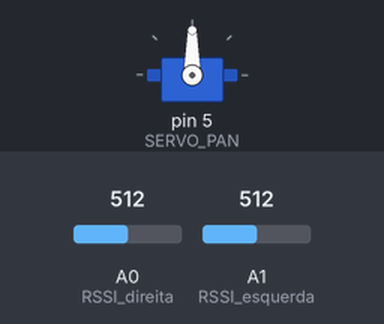
This sketch was run on a simulated Arduino Nano, built with avr-gcc and run on an emulated ATmega328P. On the bench: servo. Inputs (shaded band) come from the test bench; at power-on: A0 (RSSI_direita) = 512, A1 (RSSI_esquerda) = 512. What the sketch prints to the serial monitor is not drawn.

Above: at 9.6 s.
9.7 s: A0 (RSSI_direita) set to 528
At 11.6 s:
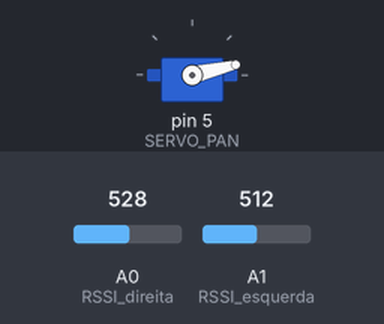
12.7 s: A1 (RSSI_esquerda) set to 534
At 14.9 s:
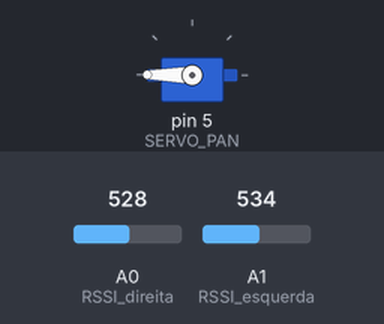
15.7 s: A0 (RSSI_direita) set to 716
At 15.89 s:
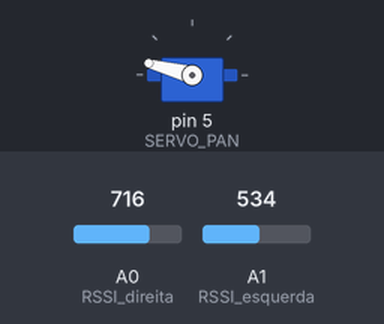
18.7 s: A1 (RSSI_esquerda) set to 716
21.7 s: A0 (RSSI_direita) set to 900
At 22.7 s:
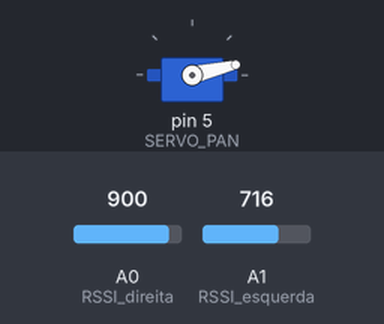
Timing chart, 0 to 24.7 s (numbered marks = the images above; inputs shaded):
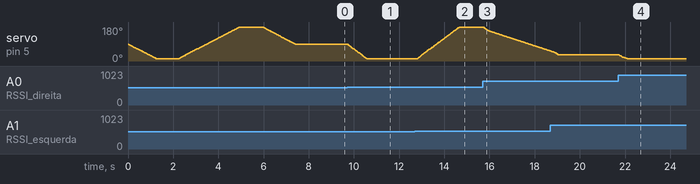

The sketch:

Antenna_tracker.ino
```cpp
#include <Arduino.h>


/**
 * Projeto desenvolvido por Samuel Rettore e Hugo Almeida
 * Baseado no projeto https://youtu.be/aACTKziuDVE
 * Antenna Tracker baseada em Arduino e RSSI
 */
#include "Controle.h"
#include "ObjData.h"

Controle ctrl;

void setup() {
  ctrl.IinicializaModulo();
}

/**
 * Loop principal
 */
void loop() {
  ctrl.verificaEntrada();
}
```

Controle.cpp
```cpp
#include "Arduino.h"
#include "Controle.h"
#include "Config.h"
#include "ObjData.h"
#include "ObjMedia.h"
#include <VarSpeedServo.h>

VarSpeedServo servoP;
//VarSpeedServo servoT;

ObjData rssi_array_dados[INICIO];

/**
 * Metodo inicialização do modulo
 */
void Controle::IinicializaModulo(){
  Serial.begin(115200);
  Serial.println("Iniciou Setup");
  servoP.attach(SERVO_PAN);
  //servoT.attach(SERVO_TILT);

  calibraInicio();

  //Zera arrays
  /*for (int i = 0; i < INICIO; i++) {
    rssi_esquerda_array[i] = 0;
    rssi_direita_array[i] = 0;
  }*/
  Serial.println("Fim Setup");
}

/*int Controle::getAngulo(){
  return angulo;
}

int Controle::getEsquerda(){
  return esquerda;
}

int Controle::getDireita(){
  return direita;
}*/

/*
 * Calibração inicial.
 */
 void Controle::calibraInicio(){
  //Move Servo para posição Minima
  Serial.print("1 - Angulo para = ");
  Serial.println(SERVO_MIN);
  mudaAngulo(SERVO_MIN,40, true);
  lePortaCalibra();
  delay(1000);

  //Move Servo para posição Maxima
  Serial.print("2 - Angulo para = ");
  Serial.println(SERVO_MAX);
  mudaAngulo(SERVO_MAX,40,true);
  lePortaCalibra();
  delay(1000);

  Serial.print("3 - Angulo para = ");
  Serial.println("90");
  //Move Servo para Centro.
  mudaAngulo(90,40, true);
  lePortaCalibra();
  delay(1000);
 }

/**
 * Metodo que efetua leitura de dados e calibração do RSSI.
 */
ObjData Controle::lePortaCalibra(){
  //esquerda = random(85, 244);
  //esquerda=0;
  //direita = random(85, 244);
  //direita=0;

  //Le dados da porta
  esquerda = analogRead(RSSI_esquerda);
  direita = analogRead(RSSI_direita);

  //Desloca Array de Objetos
  avancaArrayObj(rssi_array_dados, INICIO);

  //Cria Objeto
  ObjData obj;

  //Preenche objetos
  obj.setEsquerda(esquerda);
  obj.setDireita(direita);
  //Calcula Percentuais.
  obj.setPercentEsquerda(map(esquerda, RSSI_MIN_e, RSSI_MAX_e, 0, 100));
  obj.setPercentDireita(map(direita, RSSI_MIN_d, RSSI_MAX_d, 0, 100));

  //Atribui Objeto ao array
  rssi_array_dados[ULTIMO] = obj;

  //Pode calibrar pelo array
  calibraRSSI(obj);
  return obj;
}

/**
 * Metodo que verifica entrada e controla rotação esquerda ou direita,
 * conforme leitura de RSSI
 * #featura: também deve calcular velocidade de deslocamento.
 */
void Controle::verificaEntrada(){

  //Le dados da porta
  ObjData obj_lido = lePortaCalibra();

  ObjMedia objmed = media(rssi_array_dados, INICIO);
  uint16_t mediaEsquerda = max(objmed.getEsquerdaMedia(), RSSI_MIN_e);
  uint16_t mediaDireita = max(objmed.getDireitaMedia(), RSSI_MIN_d);

  //Experimental
  float ang = 0;
  //Verifica se diferença da media maior que DEADBAND
  if(abs(mediaEsquerda - mediaDireita) > DEADBAND){
    if(mediaEsquerda > mediaDireita){
      //OldCode
      //angulo = (angulo+1)*SERVO_DIRECTION;

      float x = float(mediaEsquerda - mediaDireita) / 10;
      x = (1+ exp(-SIGMOID_SLOPE * x + SIGMOID_OFFSET));
      ang = x * SERVO_DIRECTION;


    }else if(mediaDireita > mediaEsquerda){
      //OldCode
      //angulo = (angulo-1)*SERVO_DIRECTION;

      float x = float(mediaDireita - mediaEsquerda) / 10;
      x = (1+ exp(-SIGMOID_SLOPE * x + SIGMOID_OFFSET));
      ang = x * SERVO_DIRECTION * -1;
    }
  }

  Serial.print("RSSI esquerda=");
  Serial.print(obj_lido.getEsquerda());
  Serial.print("/");
  Serial.print(obj_lido.getPercentEsquerda());
  Serial.print("%-->");
  Serial.print(mediaEsquerda);
  Serial.print(",direita=");
  Serial.print(obj_lido.getDireita());
  Serial.print("/");
  Serial.print(obj_lido.getPercentDireita());
  Serial.print("%-->");
  Serial.print(mediaDireita);
  Serial.print(", angulo calc = ");
  Serial.print(angulo);
  Serial.print(", RSSI_MIN_e = ");
  Serial.print(RSSI_MIN_e);
  Serial.print(" / ");
  Serial.print(RSSI_MAX_e);
  Serial.print(", RSSI_MIN_d = ");
  Serial.print(RSSI_MIN_d);
  Serial.print(", / ");
  Serial.println(RSSI_MAX_d);
  mudaAngulo(ang,0, false);
}

/**
 * Metodo que avança posição no array
 */
void Controle::avancaArrayObj(ObjData *objetos, uint8_t n) {
  for (uint8_t i = 0; i < n - 1; i++) {
    objetos[i] = objetos[i + 1];
  }
}


/**
 * Metodo que muda o angulo do motor, conforme processamento.
 */
void Controle::mudaAngulo(int ang, int velocidade, boolean calibrate){
  //Segurança Servo
  if(calibrate == false){
    angulo += ang;
  }else{
      angulo = ang;
  }
  angulo = constrain(angulo,SERVO_MIN,SERVO_MAX);
  if(velocidade <= 0){
    velocidade = SERVO_SPEED;
  }
  //Velocidade Fixa
  servoP.write(angulo, velocidade, true);
  //delay(20);
}


/**
 * Metodo de calibração de RSSI
 * #Experimental
 */
 void Controle::calibraRSSI(ObjData obj){
    //Verifica Direita.
    if(obj.getDireita() <= RSSI_MIN_d || RSSI_MIN_d == 0){
        RSSI_MIN_d = obj.getDireita();
    }
    if(obj.getEsquerda() <= RSSI_MIN_e || RSSI_MIN_e == 0){
        RSSI_MIN_e = obj.getEsquerda();
    }
    //Verifica Direita.
    if(obj.getDireita() >= RSSI_MAX_d || RSSI_MAX_d ==0){
      RSSI_MAX_d = obj.getDireita();
    }
    if(obj.getEsquerda() >= RSSI_MAX_e || RSSI_MAX_e ==0){
      RSSI_MAX_e =obj.getEsquerda();
    }
    //Verifica Superior.
    //#Future
 }


/**
 * Metodo de calculo de media das medições rssi (ultimas 10).
 * OO
 */
ObjMedia Controle::media(ObjData lista[], uint8_t n) {
  ObjMedia obj_med;
  for (uint8_t i = 0; i < n; i++) {
    obj_med.setDireitaMedia(obj_med.getDireitaMedia()+lista[i].getDireita());
    obj_med.setEsquerdaMedia(obj_med.getEsquerdaMedia()+lista[i].getEsquerda());
  }
  obj_med.setDireitaMedia(obj_med.getDireitaMedia()/n);
  obj_med.setEsquerdaMedia(obj_med.getEsquerdaMedia()/n);
  return obj_med;
}
```

Controle.h
```cpp
#ifndef Controle_h
#define Controle_h

#include "Arduino.h"
#include "ObjData.h"
#include "ObjMedia.h"

class Controle {
  public:

   void IinicializaModulo();
   void mudaAngulo(int ang, int velocidade, boolean calibrate);
   void verificaEntrada();

  private:
    void avancaArray(uint16_t *posicoes, uint8_t n);
    void avancaArrayObj(ObjData *objetos, uint8_t n);

    void calibraRSSI(ObjData obj);

    ObjMedia media(ObjData lista[], uint8_t n);
    int getAngulo();
    int getEsquerda();
    int getDireita();
    ObjData lePortaCalibra();
    void calibraInicio();

    int angulo = 90;
    int esquerda = 0, direita = 0;
    //Rssi Direita
    int RSSI_MIN_d = 0;
    int RSSI_MAX_d = 0;
    //Rssi Esquerda
    int RSSI_MIN_e = 0;
    int RSSI_MAX_e = 0;
    //Rssi Suprerior
    int RSSI_MIN_s = 0;
    int RSSI_MAX_s = 0;
};

#endif
```

ObjData.cpp
```cpp
#include "Arduino.h"
#include "ObjData.h"

int ObjData::getEsquerda(){
  return _esquerda;
}

int ObjData::getDireita(){
  return _direita;
}

int ObjData::getPercentEsquerda(){
  return _percent_esquerda;
}

int ObjData::getPercentDireita(){
  return _percent_direita;
}

void ObjData::setEsquerda(int esquerda){
  _esquerda = esquerda;
}

void ObjData::setDireita(int direita){
  _direita = direita;
}

void ObjData::setPercentEsquerda(int percent){
  _percent_esquerda = percent;
}


void ObjData::setPercentDireita(int percent){
  _percent_direita = percent;
}
```

ObjData.h
```cpp
#ifndef ObjData_h
#define ObjData_h

#include "Arduino.h"

class ObjData {
  public:
    int getEsquerda();
    int getDireita();
    int getPercentEsquerda();
    int getPercentDireita();
    void setEsquerda(int esquerda);
    void setDireita(int direita);
    void setPercentEsquerda(int percent);
    void setPercentDireita(int percent);

  private:
    int _esquerda;
    int _direita;
    int _percent_esquerda;
    int _percent_direita;
};
#endif
```

ObjMedia.cpp
```cpp
#include "Arduino.h"
#include "ObjMedia.h"

uint32_t ObjMedia::getEsquerdaMedia(){
  return _esquerda_media;
}
uint32_t ObjMedia::getDireitaMedia(){
  return _direita_media;
}
void ObjMedia::setEsquerdaMedia(uint32_t esquerda){
  _esquerda_media = esquerda;
}
void ObjMedia::setDireitaMedia(uint32_t direita){
  _direita_media = direita;
}
```

ObjMedia.h
```cpp
#ifndef ObjMedia_h
#define ObjMedia_h

#include "Arduino.h"

class ObjMedia {
  public:
    uint32_t getEsquerdaMedia();
    uint32_t getDireitaMedia();
    void setEsquerdaMedia(uint32_t esquerda);
    void setDireitaMedia(uint32_t direita);

  private:
    uint32_t _esquerda_media = 0 ;
    uint32_t _direita_media = 0;
};

#endif
```

Config.h
```cpp
/**
 * Projeto desenvolvido por Samuel Rettore e Hugo Almeida
 * Baseado no projeto https://youtu.be/aACTKziuDVE
 * Antenna Tracker baseada em Arduino e RSSI
 *
 * ==== Configuração ===========
 *
 */

/*
 * Configuracao RSSI
 * Portas de leitura das anteas RSSI
 * Niveis de cd ..RSSI para Calibração
 */
#define RSSI_direita 0
#define RSSI_esquerda 1
//#Future
#define RSSI_vertical 2

/**
 * Valor usado para nao varrer todo montendo informações de leitura, somente
 * quando diferencia de leitura maior que o parametro.
 */
#define DEADBAND 5

/*
 * Configura motores Servos .
 * Portas Servo Motor
 */
#define SERVO_PAN 5
#define SERVO_TILT 6

/**
 * Velocidade do servo
 * Valores de 1 a 255
 */
#define SERVO_SPEED 60

//Direção Normal 0, invertido -1.
#define SERVO_DIRECTION     1

/*
 * Define Minimo e maximo do servo
 */
#define SERVO_MAX 180
#define SERVO_MIN 13

/**
 * Alterado para variaveis
 * Calibracao automatica
 */
//#define RSSI_MIN 85
//#define RSSI_MAX 244

//Tamanho Array maximo
#define INICIO  10
//Inicio Array De dados
#define ULTIMO  INICIO - 1

/**
 * Variaveis usadas na biblioteca padrão.
 */
#define SIGMOID_SLOPE       1
#define SIGMOID_OFFSET 4
```

Measured:
- the behaviour switches between 512 and 513 on A0 (RSSI_direita) (found by bisection; images 0 and 1)
- the behaviour switches between 533 and 534 on A1 (RSSI_esquerda) (found by bisection; images 1 and 2)
- after the input at 9.7 s, servo on pin 5 (SERVO_PAN): moves from 90° to 13° over 0.83 s, starting at once
- after the input at 12.7 s, servo on pin 5 (SERVO_PAN): moves from 13° to 180° over 1.8 s, starting after 0.13 s
- after the input at 15.7 s, servo on pin 5 (SERVO_PAN): moves from 180° to 53° over 3.0 s, starting at once
- after the input at 21.7 s, servo on pin 5 (SERVO_PAN): moves from 34° to 13° over 0.36 s, starting at once
